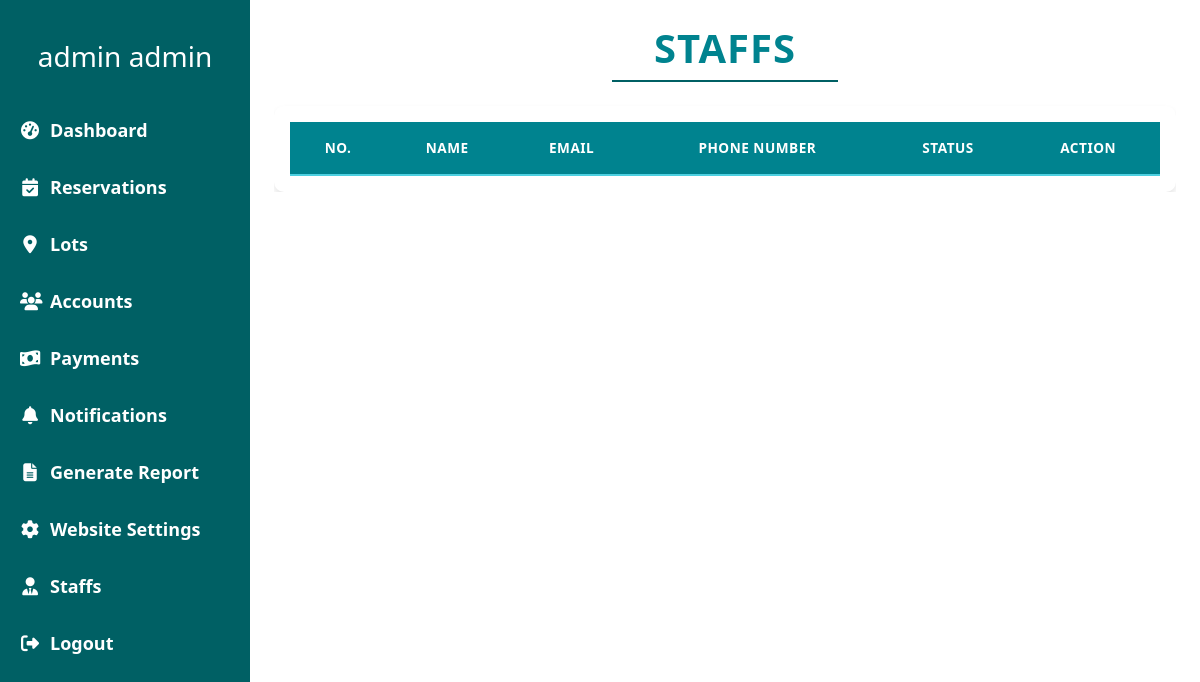
The app's page /admin/staff.php (signed in), older data.
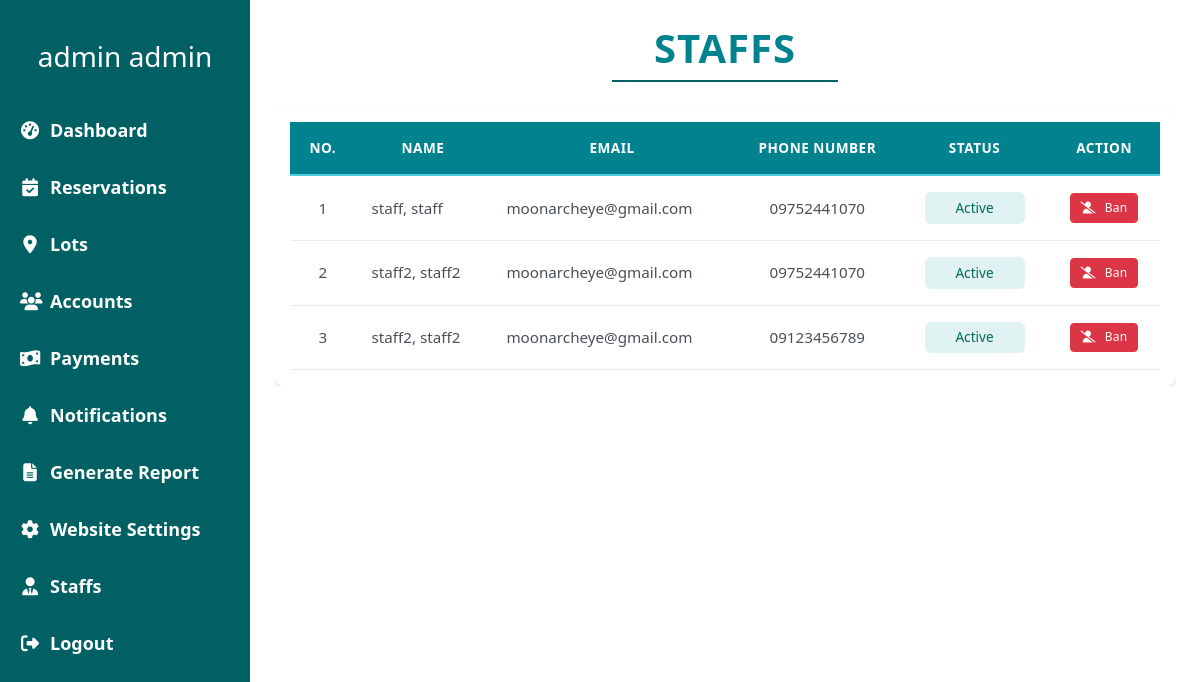
The same page, newer data.
### tables this page shows
CREATE TABLE `account` (
  `account_id` int(11) NOT NULL,
  `username` varchar(255) NOT NULL,
  `password` varchar(255) NOT NULL,
  `first_name` varchar(255) NOT NULL,
  `middle_name` varchar(250) NOT NULL,
  `last_name` varchar(255) NOT NULL,
  `email` varchar(255) DEFAULT NULL,
  `phone_number` varchar(20) NOT NULL,
  `created_at` timestamp NOT NULL DEFAULT current_timestamp(),
  `is_customer` tinyint(1) NOT NULL DEFAULT 0,
  `is_staff` tinyint(1) NOT NULL DEFAULT 0,
  `is_admin` tinyint(1) NOT NULL DEFAULT 0,
  `is_banned` tinyint(1) DEFAULT 0,
  `reset_token` varchar(64) DEFAULT NULL,
  `reset_token_expiry` datetime DEFAULT NULL
);

### admin/staffs/staffs.class.php (called while the page is built, shortened)
<?php
require_once __DIR__ . '/../../database.php';
class Staffs_class {
    protected $db;
    function __construct() {
        $this->db = new Database();
    }
    function showALL_staff() {
        $sql = "SELECT *, CASE WHEN is_banned = 1 THEN 'Banned' ELSE 'Active' END as status
                FROM account
                WHERE is_staff = 1";
        $query = $this->db->connect()->prepare($sql);
        $data = null;
        if($query->execute()) {
            $data = $query->fetchAll();
        }
        return $data;
    }
}

### database.php (called while the page is built, shortened)
<?php
class Database{
    private $host = 'localhost';
    private $username = 'root';
    private $password = '';
    private $dbname = 'burial_db';
    protected $connection;
    function connect(){
        try {
            if($this->connection === null){
                $dsn = "mysql:host=$this->host;dbname=$this->dbname";
                $this->connection = new PDO($dsn, $this->username, $this->password, [
                    PDO::ATTR_ERRMODE => PDO::ERRMODE_EXCEPTION,
                    PDO::ATTR_DEFAULT_FETCH_MODE => PDO::FETCH_ASSOC,
                    PDO::ATTR_EMULATE_PREPARES => false
                ]);
            }
            return $this->connection;
        } catch (PDOException $e) {
            error_log("Database Connection Error: " . $e->getMessage());
            error_log("DSN: mysql:host=$this->host;dbname=$this->dbname");
            throw new Exception("Database connection failed: " . $e->getMessage());
        }
    }
}

### admin/staff.php (the view, shortened to what this page needs)
<?php
    include(__DIR__ . '/nav/navigation.php');
    require_once __DIR__ . '/staffs/staffs.class.php';
    $staffObj = new Staffs_class();
    $staffArray = $staffObj->showALL_staff();
?>
<link rel="stylesheet" type="text/css" href="https://cdn.datatables.net/1.13.7/css/dataTables.bootstrap5.min.css">
<div class="container-fluid px-4 py-4">
    <section id="staff">
        <div class="text-center mb-4">
            <h1 class="display-5 fw-bold text-uppercase" style="color: #006064;">STAFFS</h1>
            <div class="border-bottom border-2 w-25 mx-auto" style="border-color: #006064 !important;"></div>
        </div>
        <div class="card">
            <div class="card-body">
                <table id="staffTable" class="table table-hover">
                    <thead>
                        <tr>
                            <th>No.</th>
                            <th>Name</th>
                            <th>Email</th>
                            <th>Phone Number</th>
                            <th>Status</th>
                            <th>Action</th>
                        </tr>
                    </thead>
                    <tbody>
                        <?php
                            $i = 1;
                            foreach ($staffArray as $staff){
                        ?>
                        <tr>
                            <td class="text-center"><?= $i ?></td>
                            <td><?= $staff['last_name'] ?>, <?= $staff['first_name'] ?></td>
                            <td><?= $staff['email'] ?></td>
                            <td class="text-center"><?= $staff['phone_number'] ?></td>
                            <td class="text-center">
                                <span class="status-badge <?= strtolower($staff['status']) ?>">
                                    <?= $staff['status'] ?>
                                </span>
                            </td>
                            <td class="text-center">
                                <form method="POST" style="display: inline;">
                                    <button type="submit" name="toggle_ban"
                                            class="btn btn-sm <?= $staff['status'] == 'Banned' ? 'btn-success' : 'btn-danger' ?> d-flex align-items-center mx-auto">
                                        <i class="fas <?= $staff['status'] == 'Banned' ? 'fa-user-check' : 'fa-user-slash' ?> me-1"></i>
                                        <?= $staff['status'] == 'Banned' ? 'Unban' : 'Ban' ?>
                                    </button>
                                </form>
                            </td>
                        </tr>
                        <?php
                                $i++;
                            }
                        ?>
                    </tbody>
                </table>
            </div>
        </div>
    </section>
</div>

### admin/nav/navigation.php (shortened to what this page needs)
<!DOCTYPE html>
<html lang="en">
<head>
    <link href="https://cdn.jsdelivr.net/npm/bootstrap@5.3.3/dist/css/bootstrap.min.css" rel="stylesheet">
    <link rel="stylesheet" href="https://cdnjs.cloudflare.com/ajax/libs/font-awesome/6.4.0/css/all.min.css">
    <link rel="stylesheet" href="admin.css">
</head>
<body>
<div class="sidebar" id="sidebar">
    <div class="sidebar-header">
        <h3><?= $_SESSION['account']['first_name'], ' ', $_SESSION['account']['middle_name'], ' ', $_SESSION['account']['last_name']?></h3>
    </div>
    <ul class="sidebar-menu">
        <li><a href="dashboard.php" id="dashboard-link" class="nav-link"><i class="fas fa-tachometer-alt icon"></i><span class="menu-text">Dashboard</span></a></li>
        <li><a href="reservations.php" id="reservations-link" class="nav-link"><i class="fas fa-calendar-check icon"></i><span class="menu-text">Reservations</span></a></li>
        <li><a href="lots.php" id="lots-link" class="nav-link"><i class="fas fa-map-marker-alt icon"></i><span class="menu-text">Lots</span></a></li>
        <li><a href="accounts.php" id="accounts-link" class="nav-link"><i class="fas fa-users icon"></i><span class="menu-text">Accounts</span></a></li>
        <li class="nav-item payments-menu">
            <a href="payments.php" class="nav-link">
                <i class="fas fa-money-bill-wave icon"></i>
                <span class="menu-text">Payments</span>
            </a>
        </li>
        <li>
            <a href="notifications.php" id="notifications-link" class="nav-link">
                <div class="menu-item-wrapper">
                    <div style="display: flex; align-items: center;">
                        <i class="fas fa-bell icon"></i>
                        <span class="menu-text">Notifications</span>
                    </div>
                </div>
            </a>
        </li>
        <li><a href="generate_report.php"><i class="fas fa-file-lines icon"></i><span class="menu-text">Generate Report</span></a></li>
        <li><a href="website_settings.php"><i class="fas fa-gear icon"></i><span class="menu-text">Website Settings</span></a></li>
        <?php if($_SESSION['account']['is_admin']): ?>
        <li class="nav-item payments-menu">
            <a href="staff.php" class="nav-link">
                <i class="fas fa-user-tie icon"></i>
                <span class="menu-text">Staffs</span>
            </a>
        </li>
        <?php endif; ?>
        <li><a href="../sign/logout.php"><i class="fas fa-sign-out-alt icon"></i><span class="menu-text">Logout</span></a></li>
    </ul>
</div>

### admin/admin.css (style rules this page uses)
* { border: 0; margin: 0; padding: 0; }
:root { --primary-dark: #006064; --primary-light: #e0f2f1; --secondary: #b2dfdb; --accent: #455a64; --text-dark: #263238; --text-light: #ffffff; }
body { display: flex; background-color: white; min-height: 100vh; margin: 0; }
section { width: 100%; height: auto; overflow-y: auto; }
ul { list-style-type: none; padding: 0; margin-top: 2vw; }
li { font-size: 1.5vw; font-weight: 600; color: #e0f2f1; padding-bottom: 1vw; padding-top: 1vw; padding-left: 1vw; }
a { text-decoration: none; }
.card { border: none; border-radius: 10px; box-shadow: 0 4px 6px rgba(0, 0, 0, 0.1); transition: all 0.3s ease; height: 100%; }
.card-body { display: flex; flex-direction: column; }

### admin/nav/navigation.php (style rules this page uses)
.sidebar { height: 100vh; width: 250px; position: fixed; top: 0; left: 0; background-color: #006064; padding-top: 20px; transition: all 0.3s; }
.sidebar-header { padding: 20px; text-align: center; color: white; }
.sidebar-menu { list-style: none; padding: 0; margin: 0; }
.sidebar-menu li { padding: 15px 20px; transition: all 0.3s; }
.sidebar-menu a { color: white; text-decoration: none; font-size: 18px; display: flex; align-items: center; }
.sidebar-menu .icon { margin-right: 10px; width: 20px; text-align: center; }
.payments-menu { position: relative; }
.menu-item-wrapper { position: relative; display: flex; align-items: center; width: 100%; }

### admin/staff.php (style rules this page uses)
.display-5 { font-size: 2.5rem !important; margin-bottom: 0.5rem !important; letter-spacing: 1px !important; color: #00838f !important; }
.table { border-collapse: separate !important; border-spacing: 0 !important; width: 100% !important; margin-bottom: 0 !important; border: none !important; }
.table thead th { background-color: #00838f !important; color: white !important; font-weight: 600 !important; text-transform: uppercase !important; font-size: 0.85rem !important; letter-spacing: 0.5px !important; padding: 1rem !important; text-align: center !important; border: none !important; border-bottom: 2px solid #4dd0e1 !important; }
.table tbody td { padding: 1rem !important; vertical-align: middle !important; border: none !important; border-bottom: 1px solid #e9ecef !important; color: #495057 !important; font-size: 0.95rem !important; }
.table tbody tr:nth-of-type(odd) { background-color: #f5fcfd !important; }
.status-badge { padding: 0.35rem 0.75rem !important; border-radius: 6px !important; font-size: 0.85rem !important; font-weight: 500 !important; display: inline-block !important; text-align: center !important; min-width: 100px !important; }
.status-badge.active { background-color: #e0f2f1 !important; color: #00695c !important; }
.btn-sm { padding: 0.3rem 0.6rem !important; font-size: 0.75rem !important; border-radius: 4px !important; font-weight: 500 !important; letter-spacing: 0.3px !important; display: inline-flex !important; align-items: center !important; gap: 0.3rem !important; }
.btn { padding: 0.6rem 1.5rem; font-weight: 500; border-radius: 8px; transition: all 0.3s ease; }

Row changes from the older to the newer data that the page shows:
added account: last_name "staff", first_name "staff", email "moonarcheye@gmail.com", phone_number "09752441070", status "Active"
added account: last_name "staff2", first_name "staff2", email "moonarcheye@gmail.com", phone_number "09752441070", status "Active"
added account: last_name "staff2", first_name "staff2", email "moonarcheye@gmail.com", phone_number "09123456789", status "Active"
